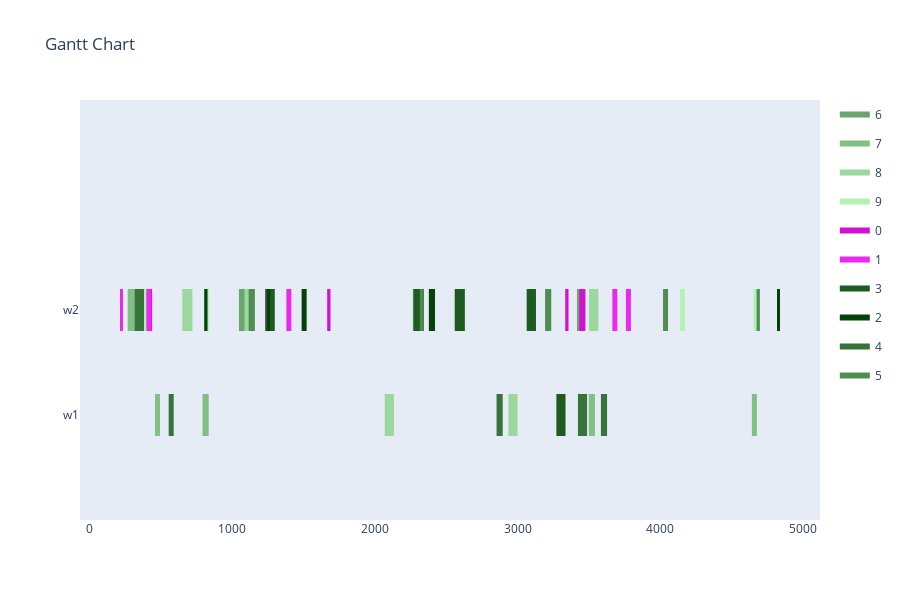

The notebook cell this image was saved under:
### Markdown cell above
Config 1 - Test with One Point Crossover

### Code cell
optimizer = BaseGA(env)
optimizer.set_minimize()
# optional (in this case, all options given are the default option, if the configuration step is skipped)
optimizer.configure('tardiness', 'onepointcrossover', 'roulettewheel', 'randomize')
# choose an input generator (optional) -> decides how the data gets converted into the optimizer format
# optimizer.set_input_generator('SameLengthAlternativesGenerator')
# all parameters after offspring_amount are optional (in this case -> verbose=True)
result, best_fitness_history, average_fitness_history, best_generation_history, feasible_gen = optimizer.optimize(orders, max_generations, earliest_time_slot, last_time_slot, population_size, offspring_amount, verbose=True, randomize_until_feasible=True)
workstation_assignments = reformat_result(result, orders, env)
visualize(workstation_assignments, best_fitness_history, average_fitness_history, best_generation_history, feasible_gen)

### Figure 1 — Plotly figure (JSON) as saved in the notebook; plotly's stock layout.template omitted (floating-point values rounded to 4 significant figures)
{"data": [{"fill": "toself", "fillcolor": "rgb(104, 166, 107)", "hoverinfo": "name", "legendgroup": "rgb(104, 166, 107)", "mode": "none", "name": "6", "type": "scatter", "x": [3416, 3459, 3459, 3416, 3416, 2585, 2620, 2620, 2585, 2585, 2385, 2408, 2408, 2385, 2385, 1049, 1092, 1092, 1049, 1049, 2267, 2302, 2302, 2267], "y": [0.8, 0.8, 1.2, 1.2, null, 0.8, 0.8, 1.2, 1.2, null, 0.8, 0.8, 1.2, 1.2, null, 0.8, 0.8, 1.2, 1.2, null, 0.8, 0.8, 1.2, 1.2]}, {"fill": "toself", "fillcolor": "rgb(129, 191, 132)", "hoverinfo": "name", "legendgroup": "rgb(129, 191, 132)", "mode": "none", "name": "7", "type": "scatter", "x": [270, 341, 341, 270, 270, 461, 496, 496, 461, 461, 3499, 3542, 3542, 3499, 3499, 4641, 4676, 4676, 4641, 4641, 794, 837, 837, 794], "y": [0.8, 0.8, 1.2, 1.2, null, -0.2, -0.2, 0.2, 0.2, null, -0.2, -0.2, 0.2, 0.2, null, -0.2, -0.2, 0.2, 0.2, null, -0.2, -0.2, 0.2, 0.2]}, {"fill": "toself", "fillcolor": "rgb(154, 216, 157)", "hoverinfo": "name", "legendgroup": "rgb(154, 216, 157)", "mode": "none", "name": "8", "type": "scatter", "x": [3501, 3566, 3566, 3501, 3501, 652, 723, 723, 652, 652, 1088, 1159, 1159, 1088, 1088, 2070, 2134, 2134, 2070, 2070, 2936, 3000, 3000, 2936], "y": [0.8, 0.8, 1.2, 1.2, null, 0.8, 0.8, 1.2, 1.2, null, 0.8, 0.8, 1.2, 1.2, null, -0.2, -0.2, 0.2, 0.2, null, -0.2, -0.2, 0.2, 0.2]}, {"fill": "toself", "fillcolor": "rgb(179, 241, 182)", "hoverinfo": "name", "legendgroup": "rgb(179, 241, 182)", "mode": "none", "name": "9", "type": "scatter", "x": [4652, 4687, 4687, 4652, 4652, 805, 840, 840, 805, 805, 4137, 4172, 4172, 4137, 4137, 3440, 3475, 3475, 3440, 3440, 377, 398, 398, 377], "y": [0.8, 0.8, 1.2, 1.2, null, 0.8, 0.8, 1.2, 1.2, null, 0.8, 0.8, 1.2, 1.2, null, 0.8, 0.8, 1.2, 1.2, null, 0.8, 0.8, 1.2, 1.2]}, {"fill": "toself", "fillcolor": "rgb(210, 16, 213)", "hoverinfo": "name", "legendgroup": "rgb(210, 16, 213)", "mode": "none", "name": "0", "type": "scatter", "x": [1233, 1256, 1256, 1233, 1233, 1667, 1690, 1690, 1667, 1667, 3334, 3357, 3357, 3334, 3334, 3432, 3475, 3475, 3432, 3432, 420, 441, 441, 420], "y": [0.8, 0.8, 1.2, 1.2, null, 0.8, 0.8, 1.2, 1.2, null, 0.8, 0.8, 1.2, 1.2, null, 0.8, 0.8, 1.2, 1.2, null, 0.8, 0.8, 1.2, 1.2]}, {"fill": "toself", "fillcolor": "rgb(235, 41, 238)", "hoverinfo": "name", "legendgroup": "rgb(235, 41, 238)", "mode": "none", "name": "1", "type": "scatter", "x": [1381, 1416, 1416, 1381, 1381, 3664, 3699, 3699, 3664, 3664, 400, 435, 435, 400, 400, 216, 237, 237, 216, 216, 3759, 3794, 3794, 3759], "y": [0.8, 0.8, 1.2, 1.2, null, 0.8, 0.8, 1.2, 1.2, null, 0.8, 0.8, 1.2, 1.2, null, 0.8, 0.8, 1.2, 1.2, null, 0.8, 0.8, 1.2, 1.2]}, {"fill": "toself", "fillcolor": "rgb(29, 91, 32)", "hoverinfo": "name", "legendgroup": "rgb(29, 91, 32)", "mode": "none", "name": "3", "type": "scatter", "x": [1235, 1300, 1300, 1235, 1235, 3064, 3129, 3129, 3064, 3064, 2560, 2631, 2631, 2560, 2560, 2272, 2343, 2343, 2272, 2272, 3272, 3336, 3336, 3272], "y": [0.8, 0.8, 1.2, 1.2, null, 0.8, 0.8, 1.2, 1.2, null, 0.8, 0.8, 1.2, 1.2, null, 0.8, 0.8, 1.2, 1.2, null, -0.2, -0.2, 0.2, 0.2]}, {"fill": "toself", "fillcolor": "rgb(4, 66, 7)", "hoverinfo": "name", "legendgroup": "rgb(4, 66, 7)", "mode": "none", "name": "2", "type": "scatter", "x": [806, 829, 829, 806, 806, 1488, 1523, 1523, 1488, 1488, 2379, 2422, 2422, 2379, 2379, 1246, 1267, 1267, 1246, 1246, 4817, 4838, 4838, 4817], "y": [0.8, 0.8, 1.2, 1.2, null, 0.8, 0.8, 1.2, 1.2, null, 0.8, 0.8, 1.2, 1.2, null, 0.8, 0.8, 1.2, 1.2, null, 0.8, 0.8, 1.2, 1.2]}, {"fill": "toself", "fillcolor": "rgb(54, 116, 57)", "hoverinfo": "name", "legendgroup": "rgb(54, 116, 57)", "mode": "none", "name": "4", "type": "scatter", "x": [319, 384, 384, 319, 319, 557, 592, 592, 557, 557, 3584, 3627, 3627, 3584, 3584, 3423, 3487, 3487, 3423, 3423, 2853, 2896, 2896, 2853], "y": [0.8, 0.8, 1.2, 1.2, null, -0.2, -0.2, 0.2, 0.2, null, -0.2, -0.2, 0.2, 0.2, null, -0.2, -0.2, 0.2, 0.2, null, -0.2, -0.2, 0.2, 0.2]}, {"fill": "toself", "fillcolor": "rgb(79, 141, 82)", "hoverinfo": "name", "legendgroup": "rgb(79, 141, 82)", "mode": "none", "name": "5", "type": "scatter", "x": [1117, 1160, 1160, 1117, 1117, 2316, 2337, 2337, 2316, 2316, 4674, 4697, 4697, 4674, 4674, 4019, 4054, 4054, 4019, 4019, 3193, 3236, 3236, 3193], "y": [0.8, 0.8, 1.2, 1.2, null, 0.8, 0.8, 1.2, 1.2, null, 0.8, 0.8, 1.2, 1.2, null, 0.8, 0.8, 1.2, 1.2, null, 0.8, 0.8, 1.2, 1.2]}, {"legendgroup": "rgb(104, 166, 107)", "marker": {"color": "rgb(104, 166, 107)", "opacity": 0, "size": 1}, "mode": "markers", "name": "", "showlegend": false, "text": [null, null, null, null, null, null, null, null, null, null], "type": "scatter", "x": [3416, 3459, 2585, 2620, 2385, 2408, 1049, 1092, 2267, 2302], "y": [1, 1, 1, 1, 1, 1, 1, 1, 1, 1]}, {"legendgroup": "rgb(129, 191, 132)", "marker": {"color": "rgb(129, 191, 132)", "opacity": 0, "size": 1}, "mode": "markers", "name": "", "showlegend": false, "text": [null, null, null, null, null, null, null, null, null, null], "type": "scatter", "x": [270, 341, 461, 496, 3499, 3542, 4641, 4676, 794, 837], "y": [1, 1, 0, 0, 0, 0, 0, 0, 0, 0]}, {"legendgroup": "rgb(154, 216, 157)", "marker": {"color": "rgb(154, 216, 157)", "opacity": 0, "size": 1}, "mode": "markers", "name": "", "showlegend": false, "text": [null, null, null, null, null, null, null, null, null, null], "type": "scatter", "x": [3501, 3566, 652, 723, 1088, 1159, 2070, 2134, 2936, 3000], "y": [1, 1, 1, 1, 1, 1, 0, 0, 0, 0]}, {"legendgroup": "rgb(179, 241, 182)", "marker": {"color": "rgb(179, 241, 182)", "opacity": 0, "size": 1}, "mode": "markers", "name": "", "showlegend": false, "text": [null, null, null, null, null, null, null, null, null, null], "type": "scatter", "x": [4652, 4687, 805, 840, 4137, 4172, 3440, 3475, 377, 398], "y": [1, 1, 1, 1, 1, 1, 1, 1, 1, 1]}, {"legendgroup": "rgb(210, 16, 213)", "marker": {"color": "rgb(210, 16, 213)", "opacity": 0, "size": 1}, "mode": "markers", "name": "", "showlegend": false, "text": [null, null, null, null, null, null, null, null, null, null], "type": "scatter", "x": [1233, 1256, 1667, 1690, 3334, 3357, 3432, 3475, 420, 441], "y": [1, 1, 1, 1, 1, 1, 1, 1, 1, 1]}, {"legendgroup": "rgb(235, 41, 238)", "marker": {"color": "rgb(235, 41, 238)", "opacity": 0, "size": 1}, "mode": "markers", "name": "", "showlegend": false, "text": [null, null, null, null, null, null, null, null, null, null], "type": "scatter", "x": [1381, 1416, 3664, 3699, 400, 435, 216, 237, 3759, 3794], "y": [1, 1, 1, 1, 1, 1, 1, 1, 1, 1]}, {"legendgroup": "rgb(29, 91, 32)", "marker": {"color": "rgb(29, 91, 32)", "opacity": 0, "size": 1}, "mode": "markers", "name": "", "showlegend": false, "text": [null, null, null, null, null, null, null, null, null, null], "type": "scatter", "x": [1235, 1300, 3064, 3129, 2560, 2631, 2272, 2343, 3272, 3336], "y": [1, 1, 1, 1, 1, 1, 1, 1, 0, 0]}, {"legendgroup": "rgb(4, 66, 7)", "marker": {"color": "rgb(4, 66, 7)", "opacity": 0, "size": 1}, "mode": "markers", "name": "", "showlegend": false, "text": [null, null, null, null, null, null, null, null, null, null], "type": "scatter", "x": [806, 829, 1488, 1523, 2379, 2422, 1246, 1267, 4817, 4838], "y": [1, 1, 1, 1, 1, 1, 1, 1, 1, 1]}, {"legendgroup": "rgb(54, 116, 57)", "marker": {"color": "rgb(54, 116, 57)", "opacity": 0, "size": 1}, "mode": "markers", "name": "", "showlegend": false, "text": [null, null, null, null, null, null, null, null, null, null], "type": "scatter", "x": [319, 384, 557, 592, 3584, 3627, 3423, 3487, 2853, 2896], "y": [1, 1, 0, 0, 0, 0, 0, 0, 0, 0]}, {"legendgroup": "rgb(79, 141, 82)", "marker": {"color": "rgb(79, 141, 82)", "opacity": 0, "size": 1}, "mode": "markers", "name": "", "showlegend": false, "text": [null, null, null, null, null, null, null, null, null, null], "type": "scatter", "x": [1117, 1160, 2316, 2337, 4674, 4697, 4019, 4054, 3193, 3236], "y": [1, 1, 1, 1, 1, 1, 1, 1, 1, 1]}], "layout": {"height": 600, "hovermode": "closest", "showlegend": true, "title": {"text": "Gantt Chart"}, "xaxis": {"rangeselector": {"buttons": [{"count": 7, "label": "1w", "step": "day", "stepmode": "backward"}, {"count": 1, "label": "1m", "step": "month", "stepmode": "backward"}, {"count": 6, "label": "6m", "step": "month", "stepmode": "backward"}, {"count": 1, "label": "YTD", "step": "year", "stepmode": "todate"}, {"count": 1, "label": "1y", "step": "year", "stepmode": "backward"}, {"step": "all"}]}, "showgrid": false, "type": "linear", "zeroline": false}, "yaxis": {"autorange": false, "range": [-1, 3], "showgrid": false, "ticktext": ["w1", "w2"], "tickvals": [0, 1], "zeroline": false}}}
